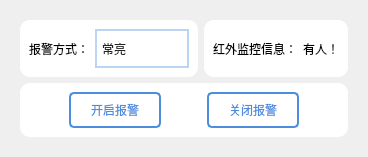
        <widget class="QWidget" name="HW_page">
         <property name="styleSheet">
          <string notr="true">
QLineEdit {
   	font: normal normal 16px &quot;Microsoft YaHei&quot;;
	padding-top: 5px;
	padding-bottom: 5px;
}
QCompleter:item {
	font: normal normal 16px &quot;Microsoft YaHei&quot;;
	height: 20px;
}
QTextEdit {
   	font: normal normal 16px &quot;Microsoft YaHei&quot;;
}
QLabel {
	font: normal bold 18px &quot;Microsoft YaHei&quot;;
}
QComboBox{
    color: #232323;
    font: normal normal 18px &quot;Microsoft YaHei&quot;;
    padding: 0px 0px 0px 5px;
    border: 2px solid rgb(187, 212, 243);
    background-color: white;
    min-height: 35px;
} 
/* 下拉后的整个下拉窗体样式 */
QComboBox QAbstractItemView {
    background-color: rgb(85, 170, 255);
    color: rgb(255, 255, 255);
    font: normal normal 18px &quot;Microsoft YaHei&quot;;
} 
QComboBox QAbstractItemView::item{
    height:35px;
    color:#666666;
    background-color:#FFFFFF;
}
QComboBox QAbstractItemView::item:selected{
    background-color:rgba(33, 136, 241, 255);
    color:#ffffff;
}
/* 下拉箭头区域样式 */
QComboBox::drop-down{
    border: none;
    padding-right: 5px;
}
/* 下拉箭头样式 */
QComboBox::down-arrow {
    image: url(:/image/down.png);
    height:15px;
    width: 15px;
}</string>
         </property>
         <layout class="QVBoxLayout" name="verticalLayout_47">
          <property name="spacing">
           <number>0</number>
          </property>
          <item>
           <widget class="QWidget" name="widget_84" native="true">
            <layout class="QVBoxLayout" name="verticalLayout_48">
             <item>
              <layout class="QHBoxLayout" name="horizontalLayout_66">
               <item>
                <widget class="QWidget" name="widget_85" native="true">
                 <property name="styleSheet">
                  <string notr="true">#widget_85{
	background-color: rgb(255, 255, 255);
	border-radius: 10px;
}
QPushButton:!hover{
	font: normal normal 15px &quot;Microsoft YaHei&quot;;
	color: rgb(77, 141, 222);
	border-radius: 5px;
	border: 2px solid rgb(77, 141, 222);
	padding: 7px 10px 7px 10px;
	background-color: white;
}

QPushButton:hover{
	font: normal normal 15px &quot;Microsoft YaHei&quot;;
	color: white;
	border-radius: 5px;
	border: none;
	padding: 7px 10px 7px 10px;
	background-color: rgba(78, 153, 250,150);
}</string>
                 </property>
                 <layout class="QHBoxLayout" name="horizontalLayout_67">
                  <item>
                   <widget class="QLabel" name="label_60">
                    <property name="text">
                     <string>报警方式：</string>
                    </property>
                   </widget>
                  </item>
                  <item>
                   <widget class="QComboBox" name="methodComboBox_HW">
                    <property name="enabled">
                     <bool>true</bool>
                    </property>
                    <property name="sizePolicy">
                     <sizepolicy hsizetype="Expanding" vsizetype="Fixed">
                      <horstretch>0</horstretch>
                      <verstretch>0</verstretch>
                     </sizepolicy>
                    </property>
                    <item>
                     <property name="text">
                      <string>常亮</string>
                     </property>
                    </item>
                    <item>
                     <property name="text">
                      <string>爆闪</string>
                     </property>
                    </item>
                    <item>
                     <property name="text">
                      <string>慢闪</string>
                     </property>
                    </item>
                    <item>
                     <property name="text">
                      <string/>
                     </property>
                    </item>
                   </widget>
                  </item>
                 </layout>
                </widget>
               </item>
               <item>
                <widget class="QWidget" name="widget_86" native="true">
                 <property name="styleSheet">
                  <string notr="true">#widget_86{
	background-color: rgb(255, 255, 255);
	border-radius: 10px;
}
QPushButton:!hover{
	font: normal normal 15px &quot;Microsoft YaHei&quot;;
	color: rgb(77, 141, 222);
	border-radius: 5px;
	border: 2px solid rgb(77, 141, 222);
	padding: 7px 10px 7px 10px;
	background-color: white;
}

QPushButton:hover{
	font: normal normal 15px &quot;Microsoft YaHei&quot;;
	color: white;
	border-radius: 5px;
	border: none;
	padding: 7px 10px 7px 10px;
	background-color: rgba(78, 153, 250,150);
}</string>
                 </property>
                 <layout class="QHBoxLayout" name="horizontalLayout_68">
                  <item>
                   <widget class="QLabel" name="label_6">
                    <property name="text">
                     <string>红外监控信息：</string>
                    </property>
                   </widget>
                  </item>
                  <item>
                   <widget class="QLabel" name="HW">
                    <property name="text">
                     <string>有人！</string>
                    </property>
                   </widget>
                  </item>
                 </layout>
                </widget>
               </item>
              </layout>
             </item>
             <item>
              <widget class="QWidget" name="widget_87" native="true">
               <property name="styleSheet">
                <string notr="true">#widget_87{
	background-color: rgb(255, 255, 255);
	border-radius: 10px;
}</string>
               </property>
               <layout class="QHBoxLayout" name="horizontalLayout_69">
                <item>
                 <spacer name="horizontalSpacer_22">
                  <property name="orientation">
                   <enum>Qt::Horizontal</enum>
                  </property>
                  <property name="sizeHint" stdset="0">
                   <size>
                    <width>40</width>
                    <height>20</height>
                   </size>
                  </property>
                 </spacer>
                </item>
                <item>
                 <widget class="QPushButton" name="openAlarmButton_HW">
                  <property name="styleSheet">
                   <string notr="true">QPushButton:!hover{
	font: normal normal 16px &quot;Microsoft YaHei&quot;;
	color: rgb(77, 141, 222);
	border-radius: 5px;
	border: 2px solid rgb(77, 141, 222);
	padding: 7px 20px 7px 20px;
	background-color: white;
}

QPushButton:hover{
	font: normal normal 16px &quot;Microsoft YaHei&quot;;
	color: white;
	border-radius: 5px;
	border: none;
	padding: 8px 20px 8px 20px;
	background-color: rgba(78, 153, 250,150);
}</string>
                  </property>
                  <property name="text">
                   <string>开启报警</string>
                  </property>
                 </widget>
                </item>
                <item>
                 <spacer name="horizontalSpacer_23">
                  <property name="orientation">
                   <enum>Qt::Horizontal</enum>
                  </property>
                  <property name="sizeHint" stdset="0">
                   <size>
                    <width>40</width>
                    <height>20</height>
                   </size>
                  </property>
                 </spacer>
                </item>
                <item>
                 <widget class="QPushButton" name="closeAlarmButton_HW">
                  <property name="styleSheet">
                   <string notr="true">QPushButton:!hover{
	font: normal normal 16px &quot;Microsoft YaHei&quot;;
	color: rgb(77, 141, 222);
	border-radius: 5px;
	border: 2px solid rgb(77, 141, 222);
	padding: 7px 20px 7px 20px;
	background-color: white;
}

QPushButton:hover{
	font: normal normal 16px &quot;Microsoft YaHei&quot;;
	color: white;
	border-radius: 5px;
	border: none;
	padding: 8px 20px 8px 20px;
	background-color: rgba(78, 153, 250,150);
}</string>
                  </property>
                  <property name="text">
                   <string>关闭报警</string>
                  </property>
                 </widget>
                </item>
                <item>
                 <spacer name="horizontalSpacer_24">
                  <property name="orientation">
                   <enum>Qt::Horizontal</enum>
                  </property>
                  <property name="sizeHint" stdset="0">
                   <size>
                    <width>40</width>
                    <height>20</height>
                   </size>
                  </property>
                 </spacer>
                </item>
               </layout>
              </widget>
             </item>
            </layout>
           </widget>
          </item>
         </layout>
        </widget>
